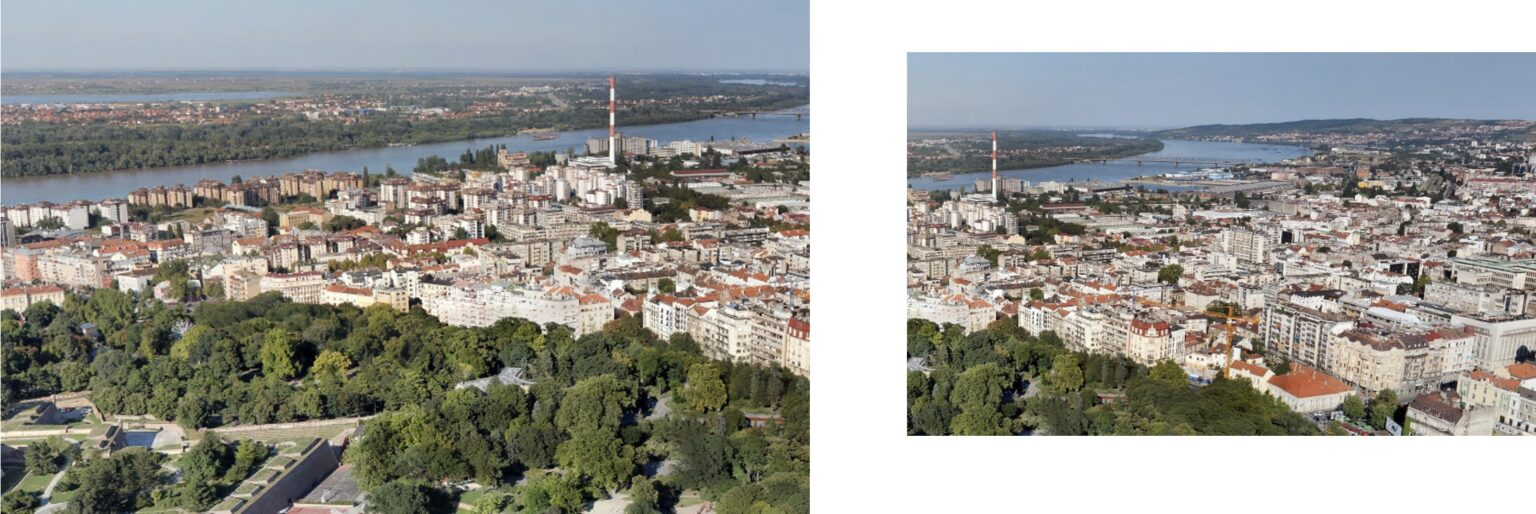
#> input picture 81-1536x514.jpg, 1536 x 514 px, given in place of pano2-1.jpeg, which was not available
$ python simple_stitching.py   (Python 2 division)
#> lines starting #> are read from the running program, lines starting #| are printed output that depends on the picture; pictures that were not available may be replaced by others from this repository, and a replacement may not be noted
import cv2
import numpy as np


# ============================================================================

def find_overlap_start(left_img, right_img):
    # assert left_img.shape == right_img.shape
    height, width = left_img.shape[:2]

    haystack = left_img
    needle = right_img[:, 0:width / 2]

    res = cv2.matchTemplate(haystack, needle, cv2.TM_CCORR_NORMED)
    min_val, max_val, min_loc, max_loc = cv2.minMaxLoc(res)

    return max_loc[0]


def find_overlaps(images):
    overlap_starts = []
    for i in range(len(images) - 1):
        overlap_starts.append(find_overlap_start(images[i], images[i + 1]))
    # And the last image is used whole
    overlap_starts.append(images[-1].shape[1])
    return overlap_starts


# Simple stitch, no blending, right hand slice overlays left hand slice
def stitch_images(images, overlap_starts):
    height, width = images[0].shape[:2]
    total_width = sum(overlap_starts)
    result = np.zeros((height, total_width), np.uint8)

    current_column = 0
    for i, start in enumerate(overlap_starts):
        result[:, current_column:current_column + width] = images[i]
        current_column += start

    return result


# ============================================================================

# images = [cv2.imread("slice_%d.png" % i, 0) for i in range(4)]
# images = [cv2.imread("pano1-%d.jpeg" % i, 0) for i in range(4)]
path1 = r'D:\Users\Soft Asia\Documents\Dev\Freelancing\Fiverr\data-scrapying-py\practice\stitching\pano2-1.jpeg'
path2 = r'D:\Users\Soft Asia\Documents\Dev\Freelancing\Fiverr\data-scrapying-py\practice\stitching\pano2-2.jpeg'
path3 = r'D:\Users\Soft Asia\Documents\Dev\Freelancing\Fiverr\data-scrapying-py\practice\stitching\pano2-3.jpeg'
img1 = cv2.imread(path1, 0)
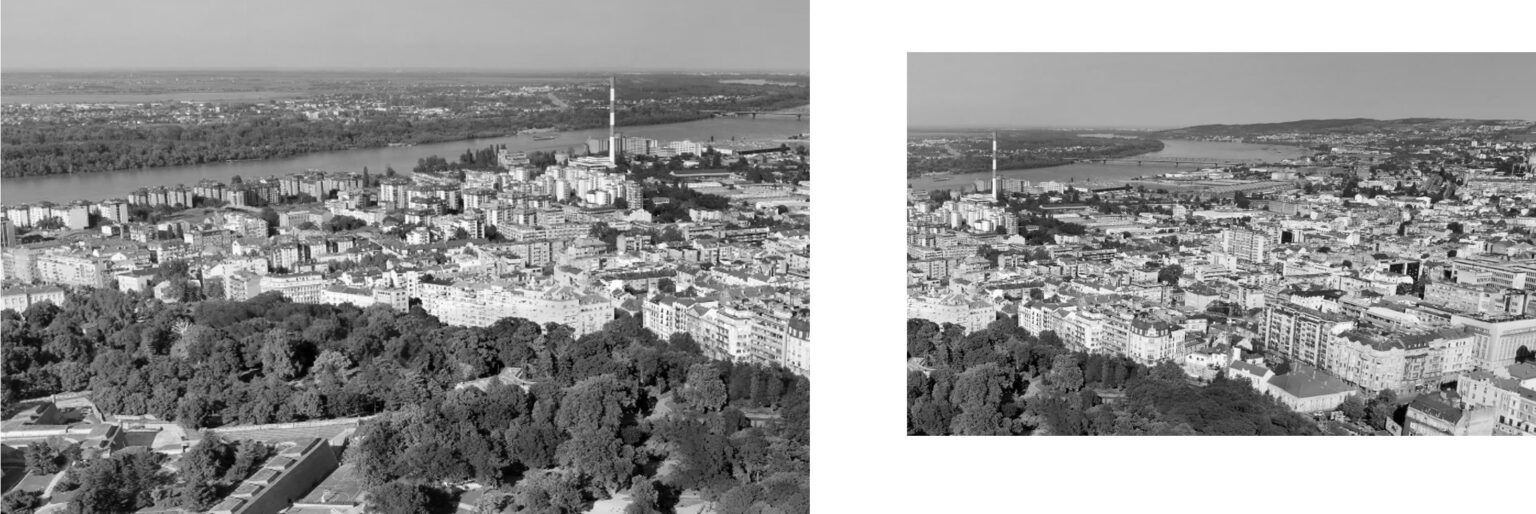
#> img1: shape (514, 1536); min 0, max 255, mean 150.6
img2 = cv2.imread(path2, 0)
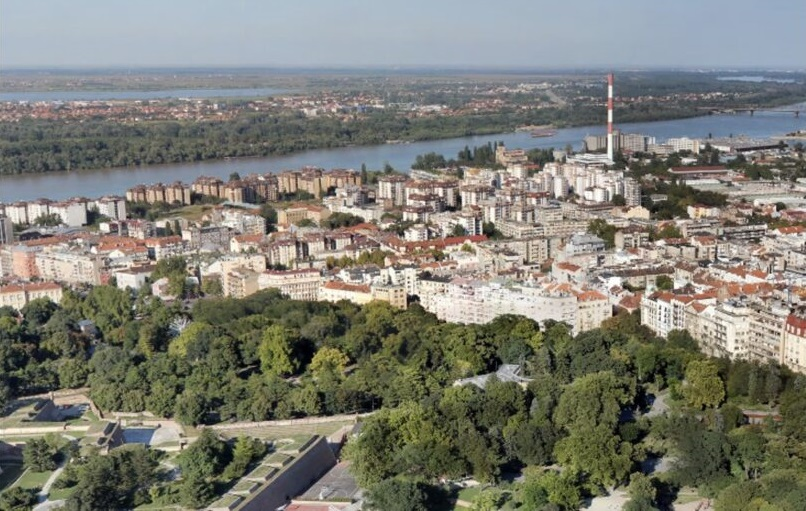
#> input picture first.jpg, 806 x 511 px, given in place of pano2-2.jpeg, which was not available
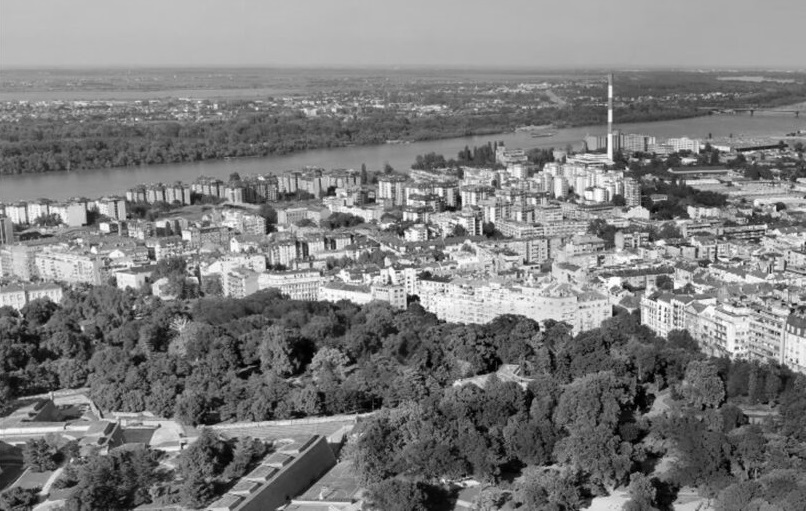
#> img2: shape (511, 806); min 0, max 255, mean 125
img3 = cv2.imread(path3, 0)
path4 = r'D:\Users\Soft Asia\Documents\Dev\Freelancing\Fiverr\data-scrapying-py\practice\stitching\second.jpg'
img4 = cv2.imread(path4)
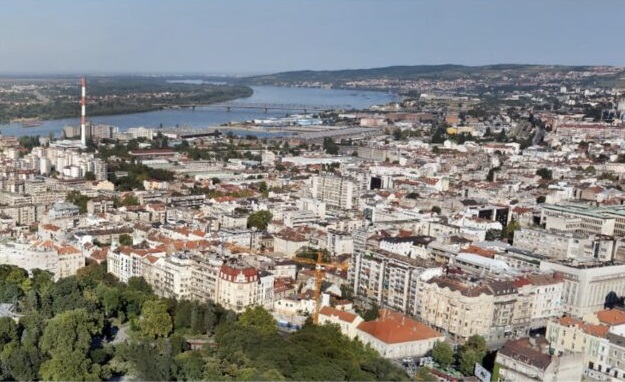
#> input picture second.jpg, 625 x 382 px, found by its file name
#> img4 is the input picture: shape (382, 625, 3); mean B, G, R 133.9, 136.9, 138.2

# Displaying the image
cv2.imshow('image', img4)
cv2.imshow('image', img1)
cv2.imshow('image', img2)
cv2.imshow('image', img3)

images = [img1, img2, img3]


overlap_starts = find_overlaps(images)
#> the loop in find_overlaps, `for i in range(len(images) - 1):` made 2 passes
#> (height in find_overlap_start, width in find_overlap_start, min_val in find_overlap_start, max_val in find_overlap_start, min_loc in find_overlap_start, max_loc in find_overlap_start) on passes 1 to 2: (514, 1536, 0.864, 1, (618, 3), (2, 3)), (511, 806, 0.897, 1, (351, 0), (0, 0))
#> pass 1, in find_overlap_start, `needle = right_img[:, 0:width / 2]`:
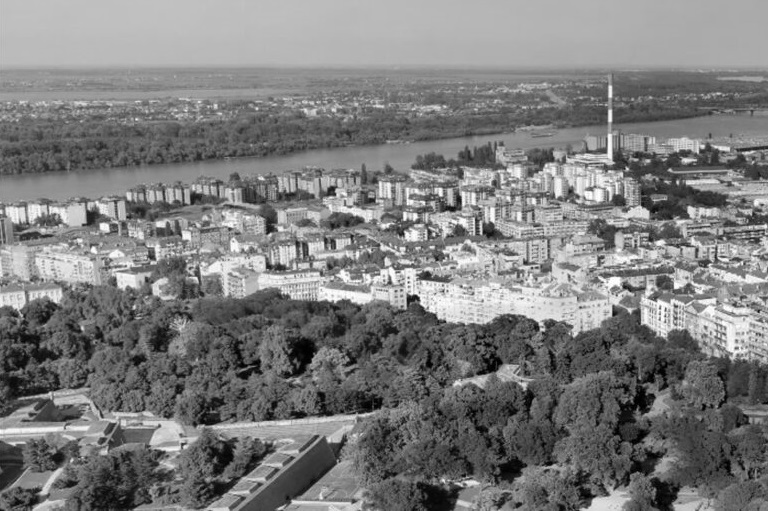
#> needle: shape (511, 768); min 0, max 255, mean 124.8
#> pass 2, in find_overlap_start (call 2), `needle = right_img[:, 0:width / 2]`:
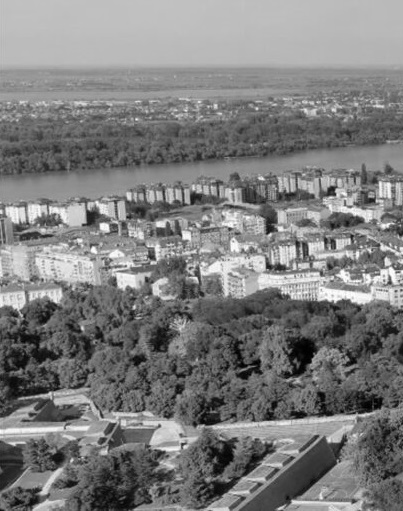
#> needle: shape (511, 403); min 0, max 255, mean 125.3
#> after the loop in find_overlaps, `for i in range(len(images) - 1):`: overlap_starts = [2, 0]
#> overlap_starts = [2, 0, 806]

cv2.imwrite("slices_out.png", stitch_images(images, overlap_starts))
#> in stitch_images, `total_width = sum(overlap_starts)`: total_width = 808
#> the loop in stitch_images, `for i, start in enumerate(overlap_starts):` made 1 pass
#> start on pass 1: 2
#> after the loop in stitch_images, `for i, start in enumerate(overlap_starts):`: result: shape (514, 808); every value is 0
#> after the loop in stitch_images, `for i, start in enumerate(overlap_starts):`: current_column = 0
#> (the run stopped early here; a loop or call above may not have finished)
